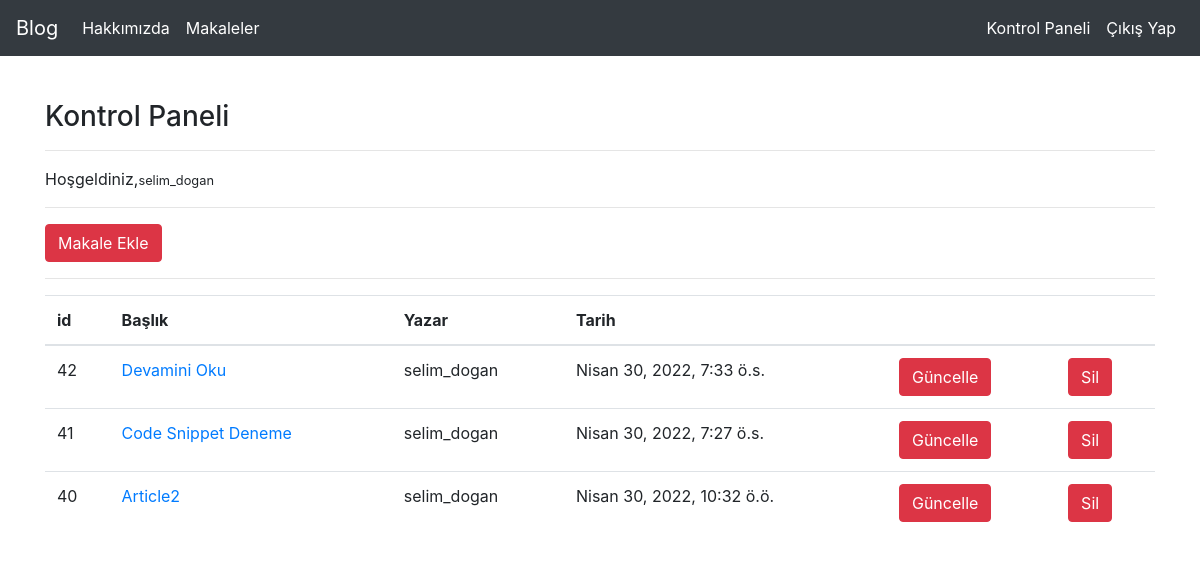
The page /articles/dashbord/ (signed in) on the database its author committed.
### article/models.py (models this page shows, shortened)
class Article(models.Model):
    author = models.ForeignKey("auth.user",on_delete=models.CASCADE,verbose_name="yazar")
    title = models.CharField(max_length=50,verbose_name="Başlık")
    content = RichTextField()
    created_date = models.DateTimeField(auto_now_add=True,verbose_name="Oluşturma Tarihi")
    article_img = models.FileField(blank= True,null=True,verbose_name="Makaleye Fotoğraf Ekleyin")
    class Meta:
        ordering = ['-created_date']

### article/views.py (the view)
# urls.py: path("dashbord/",views.dashBord,name="dashbord"),
@login_required(login_url="user:login")
def dashBord(request):
    articles = Article.objects.filter(author= request.user)
    return render(request,"dashbord.html",{"articles":articles})

### templates/dashbord.html
{% extends "layout.html" %}
{% block body %}
<h3>Kontrol Paneli</h3>
<hr>
<p>Hoşgeldiniz,<small>{{request.user.username}}</small></p>
<hr>
<a class="btn btn-danger" href="{%url 'article:addArticle'%}">Makale Ekle</a>
<hr>
{% if articles %}
<table class="table">
  <thead>
    <tr>
      <th scope="col">id</th>
      <th scope="col">Başlık</th>
      <th scope="col">Yazar</th>
      <th scope="col">Tarih</th>
      <th scope="col"></th>
      <th scope="col"></th>
    </tr>
  </thead>
  <tbody>
    {% for article in articles %}
    <tr>
      <td>{{article.id}}</td>
      <td><a href="/articles/article/{{article.id}}">{{article.title}}</td>
      <td>{{article.author}}</td>
      <td>{{article.created_date}}</td>
      <td><a class="btn btn-danger" href="{%url 'article:update' article.id%}">Güncelle</a></td>
      <td><a class="btn btn-danger" href="{%url 'article:delete' article.id%}">Sil</a></td>
    </tr>
    {% endfor %}
  </tbody>
</table>
{% else %}
<div class="alert alert-danger">Henüz Makaleniz Bulunmuyor</div>
{% endif %}
{% endblock body %}

### rows shown on the page
Article: id "42", title "Devamini Oku", author "selim_dogan", created_date "Nisan 30, 2022, 7:33 ö.s."
Article: id "41", title "Code Snippet Deneme", author "selim_dogan", created_date "Nisan 30, 2022, 7:27 ö.s."
Article: id "40", title "Article2", author "selim_dogan", created_date "Nisan 30, 2022, 10:32 ö.ö."

### other values the page prints
{{ request.user.username }} "selim_dogan"
